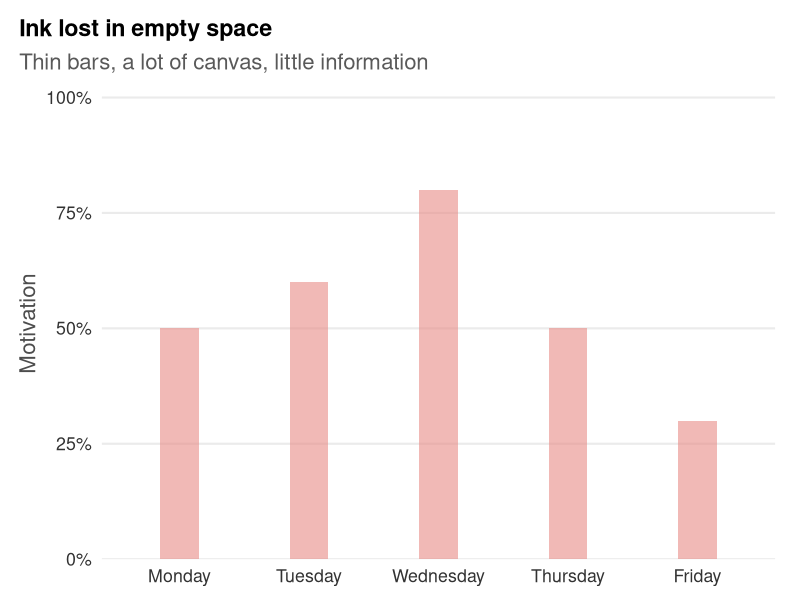
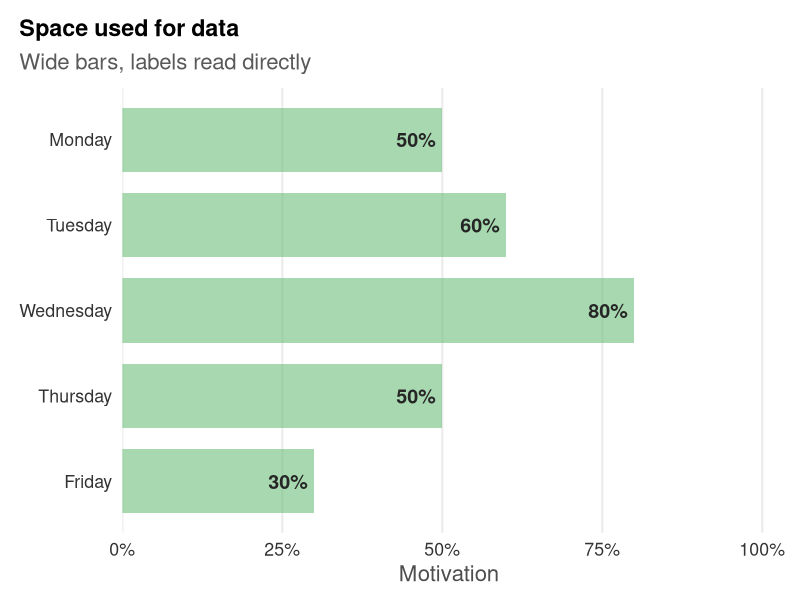
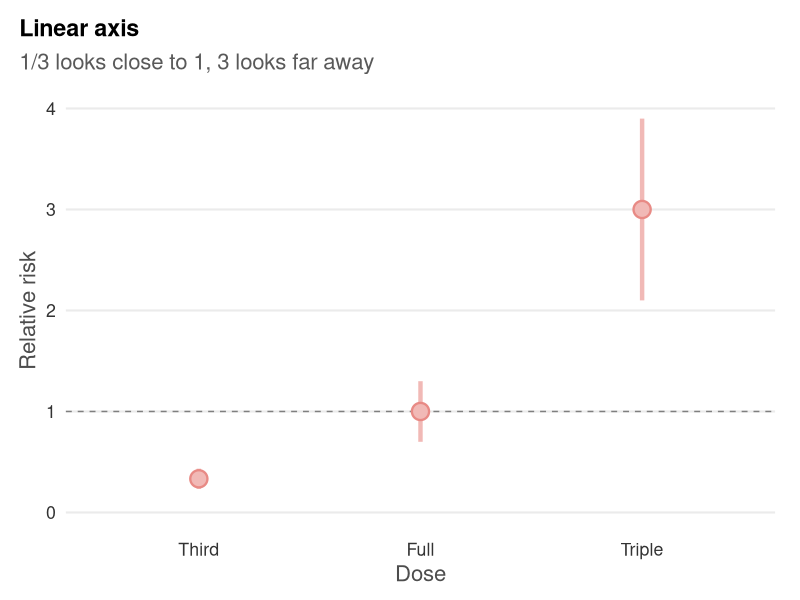
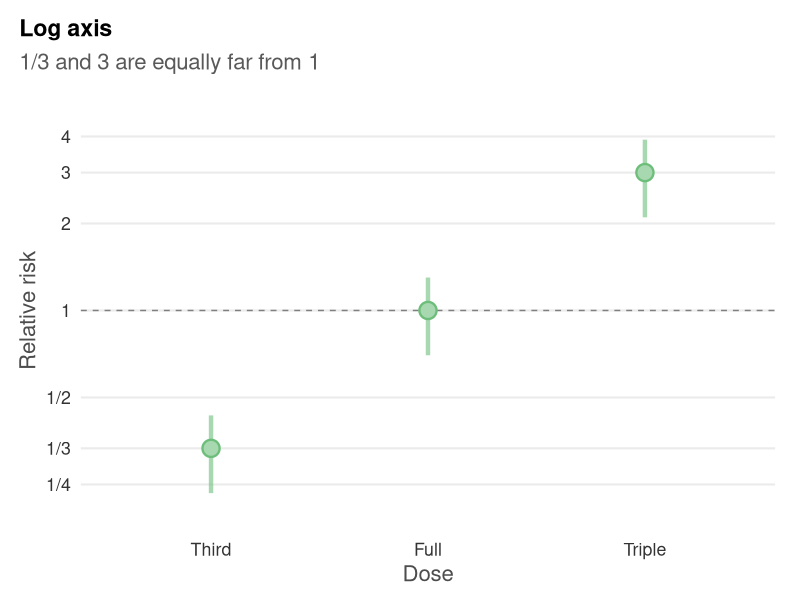
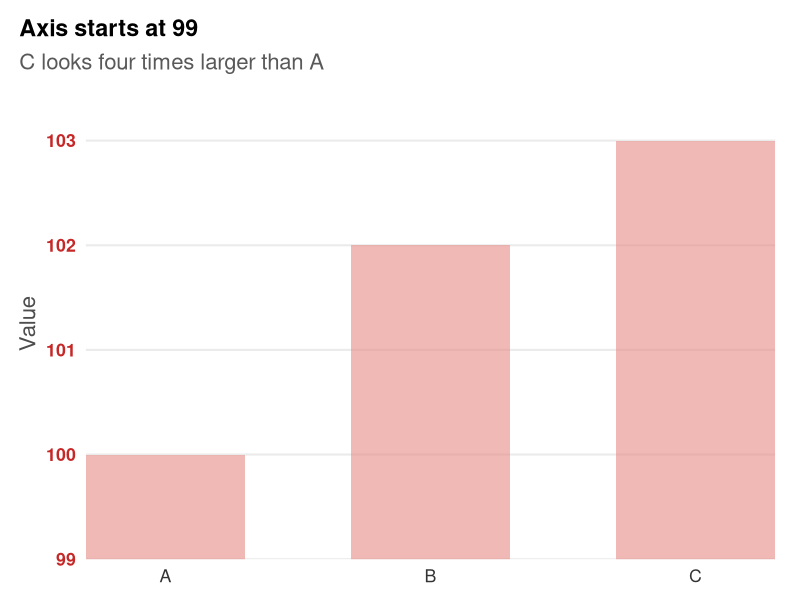
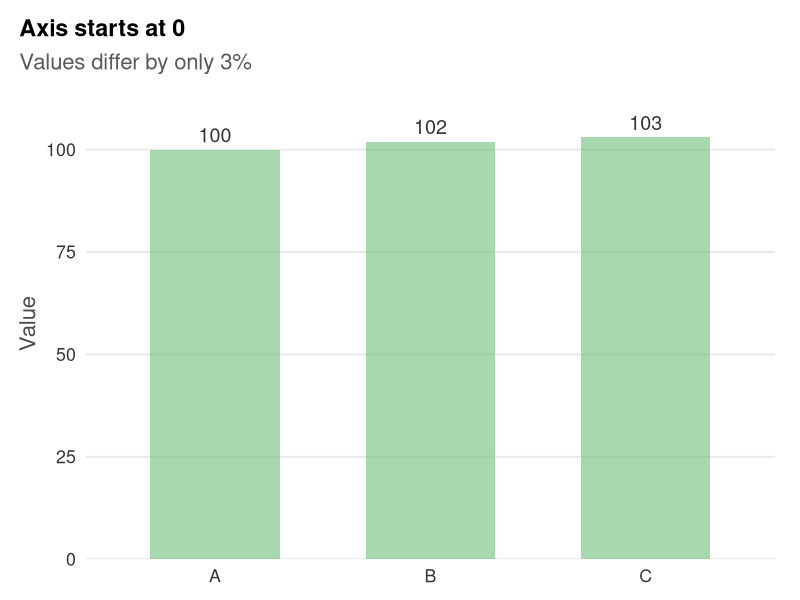
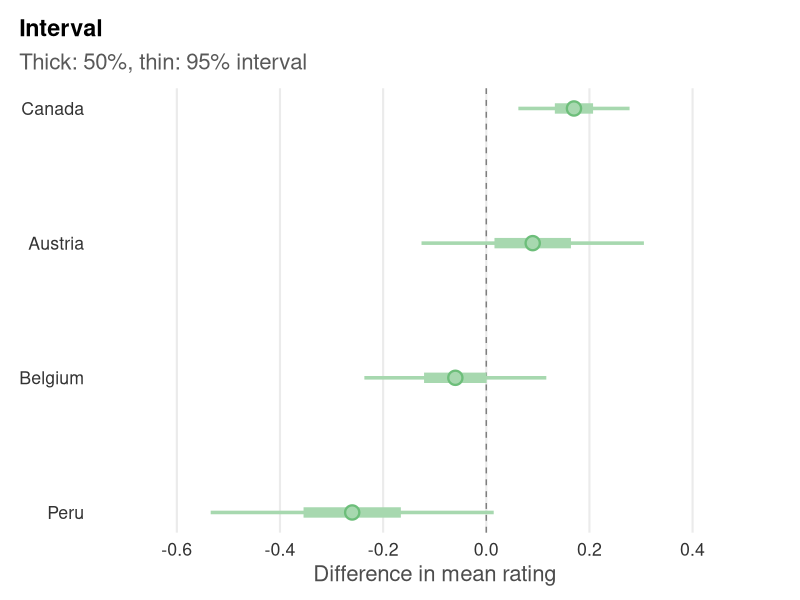
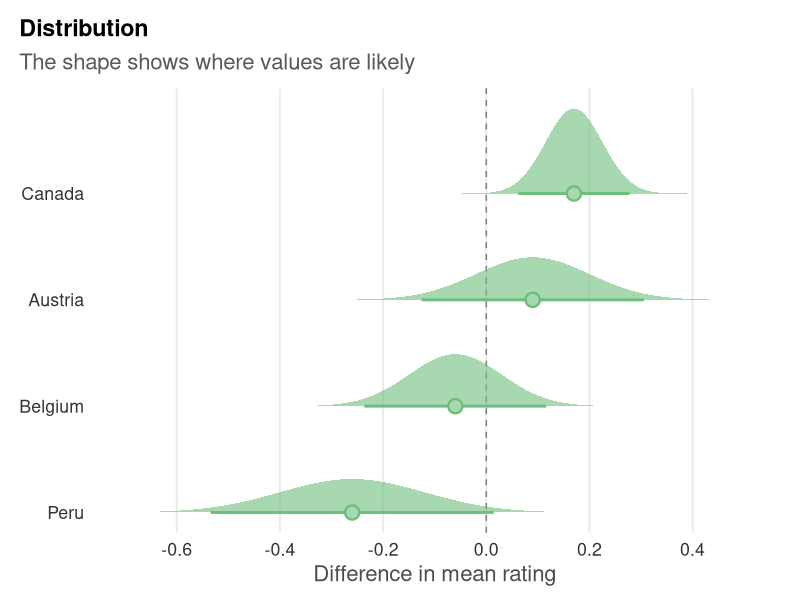

Generate these figures, in order, with R:
############
# script to produce examples for slides
# all examples share one theme, palette and size so the slide pairs read as
# "before" (soft red) vs "after" (soft green)
############

# libraries
library(tidyverse)

# shared look ------------------------------------------------------------------
col_bad  <- "#E88A85"   # soft red: the weaker version
col_good <- "#6DBE7A"   # soft green: the better version
col_warn <- "#C62828"   # highlight for what misleads
alpha_fill <- 0.6       # transparency for all data marks
tint <- function(col) colorRampPalette(c("white", col))(100)[round(alpha_fill * 100)]  # opaque look-alike of alpha

theme_slide <- function(base_size = 16) {
    theme_minimal(base_size = base_size) +
        theme(
            plot.title = element_text(face = "bold", size = rel(1.05)),
            plot.subtitle = element_text(colour = "grey35", margin = margin(b = 10)),
            plot.title.position = "plot",
            panel.grid.minor = element_blank(),
            panel.grid.major.x = element_blank(),
            axis.title = element_text(colour = "grey30"),
            axis.text = element_text(colour = "grey20"),
            plot.background = element_rect(fill = "white", colour = NA),
            plot.margin = margin(14, 18, 10, 14)
        )
}

save_slide <- function(plot, file, width = 6, height = 4.5) {
    ggsave(file, plot, width = width, height = height, dpi = 200)
}


# white space: percentage motivation by day of the week -------------------------
whitespace_example <- tibble(
    Day = factor(c("Monday", "Tuesday", "Wednesday", "Thursday", "Friday"),
                 levels = c("Monday", "Tuesday", "Wednesday", "Thursday", "Friday")),
    Motivation = c(0.5, 0.6, 0.8, 0.5, 0.3)
)

# wasted space: thin bars, lots of empty canvas, labels crammed
p1 <- whitespace_example %>%
    ggplot(aes(x = Day, y = Motivation)) +
    geom_col(width = 0.3, fill = col_bad, alpha = alpha_fill) +
    scale_y_continuous(labels = scales::percent, limits = c(0, 1),
                       expand = expansion(mult = c(0, 0.02))) +
    labs(title = "Ink lost in empty space",
         subtitle = "Thin bars, a lot of canvas, little information",
         x = NULL, y = "Motivation") +
    theme_slide()

# compact: horizontal bars, direct labels, no axis needed
p2 <- whitespace_example %>%
    ggplot(aes(x = Motivation, y = fct_rev(Day))) +
    geom_col(width = 0.75, fill = col_good, alpha = alpha_fill) +
    geom_text(aes(label = scales::percent(Motivation)),
              hjust = 1.15, colour = "grey15", fontface = "bold", size = 5) +
    scale_x_continuous(labels = scales::percent, limits = c(0, 1),
                       expand = expansion(mult = c(0, 0.02))) +
    labs(title = "Space used for data",
         subtitle = "Wide bars, labels read directly",
         x = "Motivation", y = NULL) +
    theme_slide() +
    theme(panel.grid.major.y = element_blank(), panel.grid.major.x = element_line())

save_slide(p1, "media/whitespace_example1.png")
save_slide(p2, "media/whitespace_example2.png")


# log axis: relative risks are symmetric around 1 only on a log scale ------------
log_axis_example <- tibble(
    Exposure = factor(c("Third", "Full", "Triple"), levels = c("Third", "Full", "Triple")),
    RelativeRisk = c(1/3, 1, 3),
    RR_low = RelativeRisk * 0.7,
    RR_high = RelativeRisk * 1.3
)

log_base <- log_axis_example %>%
    ggplot(aes(x = Exposure, y = RelativeRisk)) +
    geom_hline(yintercept = 1, linetype = "dashed", colour = "grey50") +
    labs(x = "Dose", y = "Relative risk") +
    theme_slide()

p3 <- log_base +
    geom_linerange(aes(ymin = RR_low, ymax = RR_high),
                   colour = col_bad, alpha = alpha_fill, linewidth = 1.5) +
    geom_point(shape = 21, size = 5, stroke = 1.2, colour = col_bad,
               fill = tint(col_bad)) +
    scale_y_continuous(breaks = c(0, 1, 2, 3, 4), limits = c(0, 4)) +
    labs(title = "Linear axis",
         subtitle = "1/3 looks close to 1, 3 looks far away")

p4 <- log_base +
    geom_linerange(aes(ymin = RR_low, ymax = RR_high),
                   colour = col_good, alpha = alpha_fill, linewidth = 1.5) +
    geom_point(shape = 21, size = 5, stroke = 1.2, colour = col_good,
               fill = tint(col_good)) +
    scale_y_log10(breaks = c(1/4, 1/3, 1/2, 1, 2, 3, 4),
                  labels = c("1/4", "1/3", "1/2", "1", "2", "3", "4"),
                  limits = c(1/5, 5)) +
    labs(title = "Log axis",
         subtitle = "1/3 and 3 are equally far from 1")

save_slide(p3, "media/log_axis_example1.png")
save_slide(p4, "media/log_axis_example2.png")


# zero in axis: a ~3% difference looks dramatic when the axis starts near the data
zero_axis_example <- tibble(
    Group = c("A", "B", "C"),
    Value = c(100, 102, 103)
)

p5 <- zero_axis_example %>%
    ggplot(aes(x = Group, y = Value)) +
    geom_col(width = 0.6, fill = col_bad, alpha = alpha_fill) +
    coord_cartesian(ylim = c(99, 103.5), expand = FALSE) +
    labs(title = "Axis starts at 99",
         subtitle = "C looks four times larger than A",
         x = NULL, y = "Value") +
    theme_slide() +
    theme(axis.text.y = element_text(colour = col_warn, face = "bold"))

p6 <- zero_axis_example %>%
    ggplot(aes(x = Group, y = Value)) +
    geom_col(width = 0.6, fill = col_good, alpha = alpha_fill) +
    geom_text(aes(label = Value), vjust = -0.5, size = 5, colour = "grey20") +
    scale_y_continuous(limits = c(0, 115), breaks = seq(0, 100, 25),
                       expand = expansion(mult = c(0, 0))) +
    labs(title = "Axis starts at 0",
         subtitle = "Values differ by only 3%",
         x = NULL, y = "Value") +
    theme_slide()

save_slide(p5, "media/zero_axis_example1.png")
save_slide(p6, "media/zero_axis_example2.png")


# uncertainty: four ways to show the same estimates and their uncertainty ------
uncertainty_example <- tibble(
    Country = factor(c("Canada", "Austria", "Belgium", "Peru"),
                     levels = rev(c("Canada", "Austria", "Belgium", "Peru"))),
    Estimate = c(0.17, 0.09, -0.06, -0.26),
    SE = c(0.055, 0.11, 0.09, 0.14)
) %>%
    mutate(lo95 = Estimate - 1.96 * SE, hi95 = Estimate + 1.96 * SE,
           lo50 = Estimate - 0.674 * SE, hi50 = Estimate + 0.674 * SE,
           row = as.numeric(Country))

# sampling distribution of each estimate on a grid
unc_density <- uncertainty_example %>%
    reframe(x = seq(-0.7, 0.5, length.out = 400), .by = c(Country, row, Estimate, SE)) %>%
    mutate(dens = dnorm(x, Estimate, SE))

unc_base <- ggplot(uncertainty_example) +
    geom_vline(xintercept = 0, linetype = "dashed", colour = "grey50") +
    scale_x_continuous(limits = c(-0.7, 0.5), breaks = round(seq(-0.6, 0.4, 0.2), 1),
                       labels = scales::label_number(accuracy = 0.1)) +
    scale_y_continuous(breaks = 1:4, labels = levels(uncertainty_example$Country)) +
    labs(x = "Difference in mean rating", y = NULL) +
    theme_slide() +
    theme(panel.grid.major.y = element_blank(), panel.grid.major.x = element_line())

estimate_mark <- geom_point(aes(x = Estimate, y = row), shape = 21, size = 4, stroke = 1.2,
                            colour = col_good, fill = tint(col_good))

# 1. point with nested intervals
p7 <- unc_base +
    geom_linerange(aes(xmin = lo95, xmax = hi95, y = row), colour = tint(col_good), linewidth = 1.2) +
    geom_linerange(aes(xmin = lo50, xmax = hi50, y = row), colour = tint(col_good), linewidth = 3.5) +
    estimate_mark +
    labs(title = "Interval",
         subtitle = "Thick: 50%, thin: 95% interval")

# 2. full distribution as a half-eye
p8 <- unc_base +
    geom_ribbon(data = unc_density,
                aes(x = x, ymin = row, ymax = row + 0.8 * dens / max(dens), group = Country),
                fill = col_good, alpha = alpha_fill) +
    geom_linerange(aes(xmin = lo95, xmax = hi95, y = row), colour = col_good, linewidth = 1) +
    estimate_mark +
    labs(title = "Distribution",
         subtitle = "The shape shows where values are likely")

# 3. gradient: ink fades with probability
p9 <- unc_base +
    geom_tile(data = unc_density,
              aes(x = x, y = row, alpha = 0.9 * dens / dnorm(0, 0, SE)),
              fill = col_good, height = 0.5, width = 1.2 / 400) +
    scale_alpha_identity() +
    geom_tile(aes(x = Estimate, y = row), width = 0.008, height = 0.6, fill = "grey20") +
    labs(title = "Gradient",
         subtitle = "Fades out where values become unlikely")

# 4. quantile dotplot: 20 equally likely outcomes per country
bin_w <- 0.04
unc_dots <- uncertainty_example %>%
    reframe(x = qnorm(ppoints(20), Estimate, SE), .by = c(Country, row)) %>%
    mutate(x = round(x / bin_w) * bin_w) %>%
    mutate(stack = row_number() - 1, .by = c(Country, x))
p10 <- unc_base +
    geom_point(data = unc_dots, aes(x = x, y = row + 0.12 * stack + 0.08),
               shape = 21, size = 2.6, colour = col_good, fill = tint(col_good)) +
    labs(title = "Quantile dots",
         subtitle = "Each dot is a 1 in 20 chance")

save_slide(p7, "media/uncertainty_example1.png")
save_slide(p8, "media/uncertainty_example2.png")
save_slide(p9, "media/uncertainty_example3.png")
save_slide(p10, "media/uncertainty_example4.png")


# multi panel: one figure, several plot types, shared theme and region colours ---
library(gridExtra)
set.seed(1)
regions <- c("North", "East", "South", "West")
col_region <- setNames(c("#6DBE7A", "#6FA8DC", "#F2B36B", "#B48CC8"), regions)
scale_region <- list(scale_colour_manual(values = col_region, guide = "none"),
                     scale_fill_manual(values = col_region, guide = "none"))

multipanel_example <- expand_grid(Region = factor(regions, levels = regions), Week = 1:20) %>%
    mutate(peak = c(North = 400, East = 250, South = 120, West = 40)[as.character(Region)],
           Cases = rpois(n(), peak * exp(-((Week - 10) / 3.5)^2) + 3))
region_summary <- multipanel_example %>%
    summarise(Cases = sum(Cases), .by = Region) %>%
    mutate(Population = c(60, 45, 30, 15)[as.integer(Region)] * 1000,
           AR = Cases / Population,
           lo = qbeta(0.025, Cases, Population - Cases + 1),
           hi = qbeta(0.975, Cases + 1, Population - Cases))
age_example <- expand_grid(Region = factor(regions, levels = regions),
                           Age = factor(c("0-4", "5-17", "18-64", "65+"),
                                        levels = c("0-4", "5-17", "18-64", "65+"))) %>%
    mutate(Share = c(0.35, 0.30, 0.20, 0.15, 0.25, 0.35, 0.25, 0.15,
                     0.30, 0.25, 0.30, 0.15, 0.20, 0.30, 0.30, 0.20))

theme_panel <- theme_slide(base_size = 13) +
    theme(plot.tag = element_text(face = "bold", size = 16),
          strip.text = element_text(face = "bold", hjust = 0),
          panel.spacing = unit(0.8, "lines"))

# A: the ggplot grid: one epidemic curve per region, shared axes
pA <- multipanel_example %>%
    ggplot(aes(Week, Cases, fill = Region)) +
    geom_col(alpha = alpha_fill) +
    facet_wrap(~Region, nrow = 1) +
    scale_region +
    labs(tag = "A", title = "Weekly cases", x = "Week", y = "Cases") +
    theme_panel

# B: cumulative cases, colours carry over so no legend needed
pB <- multipanel_example %>%
    mutate(Cumulative = cumsum(Cases), .by = Region) %>%
    ggplot(aes(Week, Cumulative, colour = Region)) +
    geom_line(linewidth = 1.3) +
    geom_text(data = ~ filter(.x, Week == max(Week)), aes(label = Region),
              hjust = -0.1, size = 4, fontface = "bold") +
    scale_x_continuous(limits = c(1, 25), breaks = seq(0, 20, 5)) +
    scale_region +
    labs(tag = "B", title = "Cumulative cases", x = "Week", y = NULL) +
    theme_panel

# C: attack rate with 95% interval
pC <- region_summary %>%
    ggplot(aes(x = AR, y = fct_rev(Region), colour = Region)) +
    geom_linerange(aes(xmin = lo, xmax = hi), linewidth = 1.2) +
    geom_point(aes(fill = Region), shape = 21, size = 4, stroke = 1.2, colour = "white") +
    scale_x_continuous(labels = scales::percent) +
    scale_region +
    labs(tag = "C", title = "Attack rate", x = NULL, y = NULL) +
    theme_panel +
    theme(panel.grid.major.x = element_line())

# D: age profile of cases
pD <- age_example %>%
    ggplot(aes(Age, Share, colour = Region, group = Region)) +
    geom_line(linewidth = 1.1, alpha = 0.8) +
    geom_point(size = 2.5) +
    scale_y_continuous(labels = scales::percent, limits = c(0, NA)) +
    scale_region +
    labs(tag = "D", title = "Cases by age", x = "Age group", y = NULL) +
    theme_panel

p11 <- arrangeGrob(pA, pB, pC, pD, layout_matrix = rbind(c(1, 1, 1), c(2, 3, 4)),
                   heights = c(1, 1.1))
ggsave("media/multipanel_example.png", p11, width = 12, height = 7, dpi = 200,
       bg = "white")


# transparency: overplotting hides structure, alpha reveals it --------------------
set.seed(2)
scatter_example <- bind_rows(
    tibble(x = rnorm(4500, 0, 1), y = 0.6 * x + rnorm(4500, 0, 0.8)),
    tibble(x = rnorm(500, 1.2, 0.25), y = rnorm(500, -1.2, 0.25))  # hidden cluster
)
scatter_base <- scatter_example %>%
    ggplot(aes(x, y)) +
    labs(x = "Exposure", y = "Outcome") +
    theme_slide() +
    theme(panel.grid.major.x = element_line(), axis.text = element_blank())

p14 <- scatter_base +
    geom_point(colour = col_good, size = 1.6, alpha = 0.08) +
    labs(title = "Transparent points", subtitle = "The dense core and a second cluster appear")

# many simulated epidemic trajectories
spaghetti_example <- expand_grid(run = 1:200, Day = 0:120) %>%
    mutate(R0 = rep(rlnorm(200, log(1.6), 0.12), each = 121),
           peak_day = rep(rnorm(200, 55, 6), each = 121),
           size = rep(rlnorm(200, log(300), 0.2), each = 121),
           Cases = size * exp(-((Day - peak_day) / (18 / R0 * 1.6))^2))
spag_base <- spaghetti_example %>%
    ggplot(aes(Day, Cases, group = run)) +
    labs(x = "Day", y = "Daily cases") +
    theme_slide() +
    theme(panel.grid.major.x = element_line())

p16 <- spag_base +
    geom_line(colour = col_good, linewidth = 0.6, alpha = 0.06) +
    labs(title = "200 model runs, transparent", subtitle = "Where most runs fall becomes visible")

# overlapping distributions: incubation periods of three pathogens
incubation_example <- tibble(
    Pathogen = factor(rep(c("Pathogen A", "Pathogen B", "Pathogen C"), c(800, 800, 800)),
                      levels = c("Pathogen A", "Pathogen B", "Pathogen C")),
    Days = c(rlnorm(800, log(4), 0.35), rlnorm(800, log(6), 0.3), rlnorm(800, log(5), 0.45))
)
p13 <- incubation_example %>%
    ggplot(aes(Days, fill = Pathogen, colour = Pathogen)) +
    geom_density(alpha = 0.35, linewidth = 0.8) +
    annotate("text", x = c(2.6, 6.9, 10.5), y = c(0.3, 0.2, 0.055),
             label = levels(incubation_example$Pathogen), colour = unname(col_region[1:3]),
             fontface = "bold", size = 4.5, hjust = c(1, 0, 0)) +
    scale_colour_manual(values = unname(col_region[1:3]), guide = "none") +
    scale_fill_manual(values = unname(col_region[1:3]), guide = "none") +
    scale_x_continuous(limits = c(0, 15)) +
    scale_y_continuous(expand = expansion(mult = c(0, 0.05))) +
    labs(title = "Overlapping distributions", subtitle = "All three shapes stay visible where they overlap",
         x = "Incubation period (days)", y = NULL) +
    theme_slide() +
    theme(axis.text.y = element_blank())

# overlapping uncertainty ribbons: two intervention scenarios
scenario_example <- expand_grid(Scenario = c("No intervention", "School closure"), Day = 0:120) %>%
    mutate(peak = if_else(Scenario == "No intervention", 55, 70),
           size = if_else(Scenario == "No intervention", 300, 200),
           width = if_else(Scenario == "No intervention", 16, 22),
           Cases = size * exp(-((Day - peak) / width)^2),
           lo = Cases * 0.6, hi = Cases * 1.5)
p15 <- scenario_example %>%
    ggplot(aes(Day, Cases, colour = Scenario, fill = Scenario)) +
    geom_ribbon(aes(ymin = lo, ymax = hi), colour = NA, alpha = 0.3) +
    geom_line(linewidth = 1.2) +
    annotate("text", x = c(30, 98), y = c(330, 250), label = c("No intervention", "School closure"),
             colour = unname(col_region[c(4, 2)]), fontface = "bold", size = 4.5) +
    scale_colour_manual(values = unname(col_region[c(4, 2)]), guide = "none") +
    scale_fill_manual(values = unname(col_region[c(4, 2)]), guide = "none") +
    labs(title = "Overlapping uncertainty", subtitle = "Both scenarios and their overlap stay readable",
         x = "Day", y = "Daily cases") +
    theme_slide() +
    theme(panel.grid.major.x = element_line())

save_slide(p14, "media/transparency_example1.png")
save_slide(p16, "media/transparency_example2.png")
save_slide(p13, "media/transparency_example3.png")
save_slide(p15, "media/transparency_example4.png")


# labels, headings, legends: same data, default vs annotated ----------------------
labels_data <- multipanel_example %>%
    transmute(rgn = Region, wk = Week + c(North = -2, East = 0, South = 1, West = 2)[as.character(Region)],
              inc_per_100k = Cases / c(North = 60, East = 45, South = 30, West = 15)[as.character(Region)] * 100) %>%
    filter(between(wk, 1, 20))

p17 <- labels_data %>%
    ggplot(aes(wk, inc_per_100k, colour = rgn)) +
    geom_line(linewidth = 1) +
    scale_colour_manual(values = c(North = "#E88A85", East = "#C9605B", South = "#F2B8B5", West = "#A94742")) +
    labs(title = "Plot 1") +
    theme_slide() +
    theme(plot.title = element_text(face = "plain"))

p18 <- labels_data %>%
    ggplot(aes(wk, inc_per_100k, colour = rgn)) +
    geom_line(linewidth = 1.2, alpha = 0.9) +
    geom_text(data = labels_data %>% slice_max(inc_per_100k, n = 1, by = rgn),
              aes(label = rgn), hjust = 0, nudge_x = 0.4, vjust = 0, fontface = "bold", size = 4.5) +
    scale_colour_manual(values = col_region, guide = "none") +
    scale_y_continuous(expand = expansion(mult = c(0, 0.15))) +
    labs(title = "North peaked two weeks earlier",
         subtitle = "Weekly incidence by region",
         x = "Week of outbreak", y = "Cases per 100,000",
         caption = "Simulated surveillance data") +
    theme_slide() +
    theme(panel.grid.major.x = element_line(),
          plot.caption = element_text(colour = "grey45", size = rel(0.75)))

save_slide(p17, "media/labels_example1.png")
save_slide(p18, "media/labels_example2.png")


# simplicity: everything at once on a 3d globe -----------------------------------
set.seed(3)
n_nodes <- 150
to_xyz <- function(lat, lon) cbind(cos(lat) * cos(lon), cos(lat) * sin(lon), sin(lat))

# view: tilt the globe towards the viewer, then project orthographically (z = depth)
view_tilt <- 25 * pi / 180
project <- function(m) {
    y <- m[, 2] * cos(view_tilt) - m[, 3] * sin(view_tilt)
    z <- m[, 2] * sin(view_tilt) + m[, 3] * cos(view_tilt)
    tibble(px = m[, 1], py = z, depth = -y)   # depth > 0 faces the viewer
}

nodes <- tibble(id = 1:n_nodes,
                lat = asin(runif(n_nodes, -0.6, 0.95)),
                lon = runif(n_nodes, -pi, pi),
                weight = rlnorm(n_nodes, 0, 1))
node_xyz <- to_xyz(nodes$lat, nodes$lon)

# routes as great circles lifted off the surface, higher for longer routes
n_routes <- 3000
routes <- tibble(route = 1:n_routes,
                 from = sample(n_nodes, n_routes, replace = TRUE, prob = nodes$weight),
                 to = sample(n_nodes, n_routes, replace = TRUE, prob = nodes$weight)) %>%
    filter(from != to)
steps <- seq(0, 1, length.out = 40)
route_paths <- routes %>%
    reframe({
        a <- node_xyz[from, ]; b <- node_xyz[to, ]
        omega <- acos(pmin(1, sum(a * b)))
        pts <- t(sapply(steps, \(s) (sin((1 - s) * omega) * a + sin(s * omega) * b) / sin(omega)))
        pts <- pts * (1 + 0.35 * omega / pi * sin(pi * steps))
        project(pts) %>% mutate(step = steps)
    }, .by = route) %>%
    mutate(front = depth > 0 | px^2 + py^2 > 1)  # hidden only if behind the sphere

# sphere shading: stacked discs drifting towards the light source
shade <- tibble(k = seq(1, 0.02, length.out = 60)) %>%
    reframe(t = seq(0, 2 * pi, length.out = 120), .by = k) %>%
    mutate(x = k * cos(t) - 0.35 * (1 - k), y = k * sin(t) + 0.35 * (1 - k),
           layer = match(k, unique(k)),
           fill = colorRampPalette(c("#94A3B8", "#F8FAFC"))(60)[layer])

node_proj <- project(node_xyz) %>% filter(depth > 0)

p19 <- ggplot() +
    geom_path(data = filter(route_paths, !front), aes(px, py, group = route),
              colour = col_bad, alpha = 0.04, linewidth = 0.3) +
    geom_polygon(data = shade, aes(x, y, group = layer, fill = fill)) +
    scale_fill_identity() +
    geom_path(data = filter(route_paths, front), aes(px, py, group = route),
              colour = col_bad, alpha = 0.09, linewidth = 0.3) +
    geom_point(data = node_proj, aes(px, py), colour = col_warn, size = 0.9, alpha = 0.8) +
    coord_equal(xlim = c(-1.45, 1.45), ylim = c(-1.25, 1.3), clip = "off") +
    labs(title = "Everything at once",
         subtitle = "3,000 routes: impressive, but what is the message?") +
    theme_void(base_size = 16) +
    theme(plot.title = element_text(face = "bold", size = rel(1.05)),
          plot.subtitle = element_text(colour = "grey35", margin = margin(b = 10)),
          plot.title.position = "plot",
          plot.background = element_rect(fill = "white", colour = NA),
          plot.margin = margin(14, 18, 10, 14))

save_slide(p19, "media/simplicity_example.png", width = 6, height = 5.5)


# reference points: the same estimates against a -10 margin vs. against 0 -------
# values read off the published PCV20 vs PCV13 forest plot
reference_example <- tribble(
    ~Serotype, ~Est, ~lo, ~hi,
    "1", -1.4, -4.4, 1.4,    "3", -2.7, -5.8, 0.2,    "4", -2.3, -5.4, 0.6,
    "5", -5.0, -9.6, -0.8,   "6A", -8.1, -13.0, -3.9, "6B", -8.6, -13.8, -4.0,
    "7F", -3.2, -6.6, -0.2,  "9V", -2.7, -6.4, 0.3,   "14", -0.9, -4.4, 2.6,
    "18C", -2.3, -5.4, 0.6,  "19A", 0.0, -2.3, 2.2,   "19F", 0.0, -1.9, 1.8,
    "23F", -4.1, -9.4, 1.1,  "8", 6.0, 3.0, 10.0,     "10A", -33.7, -40.6, -26.7,
    "11A", 6.5, 3.6, 10.6,   "12F", -19.2, -25.8, -12.6, "15B", 5.6, 2.4, 9.7,
    "22F", 6.5, 3.6, 10.6,   "33F", 1.4, -3.0, 6.0
) %>%
    mutate(Group = if_else(row_number() <= 13, "In both vaccines", "PCV20 only"),
           Serotype = fct_rev(fct_inorder(Serotype)))
col_group <- c("In both vaccines" = "#6FA8DC", "PCV20 only" = "#F2B36B")

reference_plot <- function(ref, ref_label) {
    reference_example %>%
        ggplot(aes(Est, Serotype, colour = Group)) +
        geom_vline(xintercept = ref, linetype = "dashed", colour = "grey30", linewidth = 0.7) +
        annotate("text", x = ref + 0.8, y = 20.6, label = ref_label, hjust = 0,
                 colour = "grey30", size = 4) +
        geom_linerange(aes(xmin = lo, xmax = hi), linewidth = 1.2, alpha = 0.7) +
        geom_point(aes(fill = Group, shape = Group), size = 3.5, stroke = 1, colour = "white") +
        scale_colour_manual(values = col_group, guide = "none") +
        scale_fill_manual(values = col_group, name = NULL) +
        scale_shape_manual(values = c(21, 24), name = NULL) +
        scale_x_continuous(limits = c(-42, 12), breaks = seq(-40, 10, 10)) +
        scale_y_discrete(expand = expansion(add = c(0.6, 1.2))) +
        labs(x = "Difference in % responders (PCV20 - PCV13)", y = "Serotype") +
        theme_slide(base_size = 14) +
        theme(panel.grid.major.x = element_line(), panel.grid.major.y = element_blank(),
              legend.position = "bottom")
}

p21 <- reference_plot(-10, "Non-inferiority margin") +
    labs(title = "Reference at -10", subtitle = "Judged against the non-inferiority margin")
p22 <- reference_plot(0, "No difference") +
    labs(title = "Reference at 0", subtitle = "Most shared serotypes respond slightly less to PCV20")

save_slide(p21, "media/reference_example1.png", width = 6, height = 6.5)
save_slide(p22, "media/reference_example2.png", width = 6, height = 6.5)
